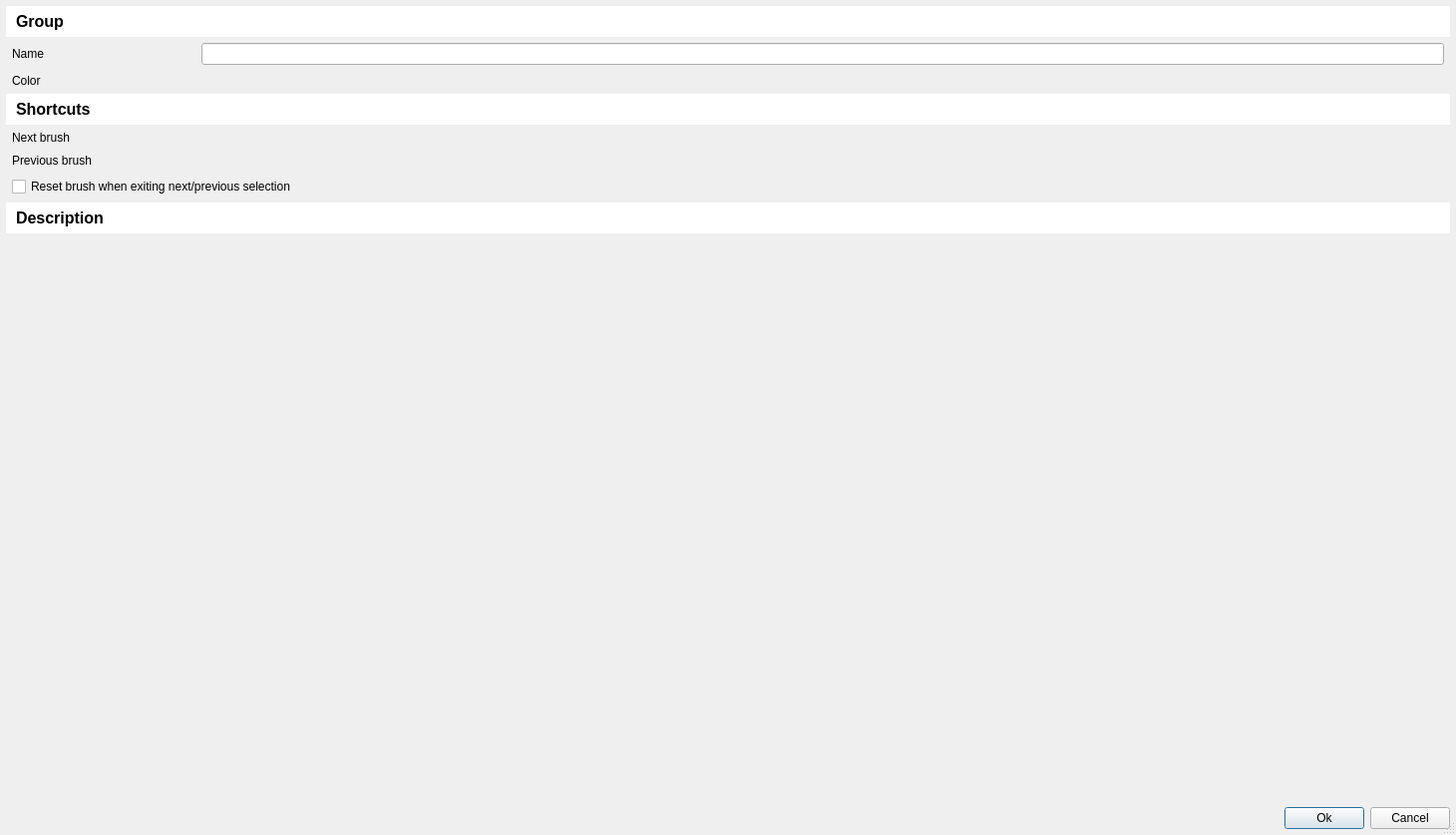
<?xml version="1.0" encoding="UTF-8"?>
<ui version="4.0">
 <class>Dialog</class>
 <widget class="QDialog" name="Dialog">
  <property name="geometry">
   <rect>
    <x>0</x>
    <y>0</y>
    <width>1460</width>
    <height>837</height>
   </rect>
  </property>
  <property name="windowTitle">
   <string>Dialog</string>
  </property>
  <property name="sizeGripEnabled">
   <bool>true</bool>
  </property>
  <property name="modal">
   <bool>true</bool>
  </property>
  <layout class="QVBoxLayout" name="verticalLayout">
   <property name="leftMargin">
    <number>6</number>
   </property>
   <property name="topMargin">
    <number>6</number>
   </property>
   <property name="rightMargin">
    <number>6</number>
   </property>
   <property name="bottomMargin">
    <number>6</number>
   </property>
   <item>
    <widget class="QLabel" name="lblGroupTitle">
     <property name="sizePolicy">
      <sizepolicy hsizetype="Preferred" vsizetype="Maximum">
       <horstretch>0</horstretch>
       <verstretch>0</verstretch>
      </sizepolicy>
     </property>
     <property name="font">
      <font>
       <pointsize>12</pointsize>
       <weight>75</weight>
       <bold>true</bold>
      </font>
     </property>
     <property name="toolTip">
      <string>&lt;html&gt;&lt;head/&gt;&lt;body&gt;&lt;p&gt;Basic group properties&lt;/p&gt;&lt;/body&gt;&lt;/html&gt;</string>
     </property>
     <property name="styleSheet">
      <string notr="true">background-color: palette(light);padding: 6;</string>
     </property>
     <property name="text">
      <string>Group</string>
     </property>
    </widget>
   </item>
   <item>
    <widget class="QWidget" name="widget_4" native="true">
     <property name="minimumSize">
      <size>
       <width>0</width>
       <height>0</height>
      </size>
     </property>
     <layout class="QVBoxLayout" name="verticalLayout_7">
      <property name="leftMargin">
       <number>6</number>
      </property>
      <property name="topMargin">
       <number>0</number>
      </property>
      <property name="rightMargin">
       <number>6</number>
      </property>
      <property name="bottomMargin">
       <number>0</number>
      </property>
      <item>
       <layout class="QGridLayout" name="gridLayout_5">
        <property name="leftMargin">
         <number>0</number>
        </property>
        <property name="rightMargin">
         <number>0</number>
        </property>
        <property name="horizontalSpacing">
         <number>10</number>
        </property>
        <property name="verticalSpacing">
         <number>9</number>
        </property>
        <item row="0" column="1">
         <widget class="QLineEdit" name="leName"/>
        </item>
        <item row="0" column="0">
         <widget class="QLabel" name="label_13">
          <property name="minimumSize">
           <size>
            <width>180</width>
            <height>0</height>
           </size>
          </property>
          <property name="toolTip">
           <string>Define a shortcut to activate/deactivate brush from keyboard</string>
          </property>
          <property name="styleSheet">
           <string notr="true"/>
          </property>
          <property name="text">
           <string>Name</string>
          </property>
         </widget>
        </item>
        <item row="1" column="0">
         <widget class="QLabel" name="label_3">
          <property name="text">
           <string>Color</string>
          </property>
         </widget>
        </item>
        <item row="1" column="1">
         <widget class="WStandardColorSelector" name="wColorIndex" native="true">
          <property name="sizePolicy">
           <sizepolicy hsizetype="Preferred" vsizetype="Minimum">
            <horstretch>0</horstretch>
            <verstretch>0</verstretch>
           </sizepolicy>
          </property>
         </widget>
        </item>
       </layout>
      </item>
     </layout>
    </widget>
   </item>
   <item>
    <widget class="QLabel" name="label_11">
     <property name="sizePolicy">
      <sizepolicy hsizetype="Preferred" vsizetype="Maximum">
       <horstretch>0</horstretch>
       <verstretch>0</verstretch>
      </sizepolicy>
     </property>
     <property name="font">
      <font>
       <pointsize>12</pointsize>
       <weight>75</weight>
       <bold>true</bold>
      </font>
     </property>
     <property name="toolTip">
      <string>&lt;html&gt;&lt;head/&gt;&lt;body&gt;&lt;p&gt;When defined on a group, shortcut allows to cycle to next/previous brushes inside group&lt;/p&gt;&lt;/body&gt;&lt;/html&gt;</string>
     </property>
     <property name="styleSheet">
      <string notr="true">background-color: palette(light);padding: 6;</string>
     </property>
     <property name="text">
      <string>Shortcuts</string>
     </property>
    </widget>
   </item>
   <item>
    <widget class="QWidget" name="widget_3" native="true">
     <property name="minimumSize">
      <size>
       <width>0</width>
       <height>0</height>
      </size>
     </property>
     <layout class="QVBoxLayout" name="verticalLayout_5">
      <property name="leftMargin">
       <number>6</number>
      </property>
      <property name="topMargin">
       <number>0</number>
      </property>
      <property name="rightMargin">
       <number>6</number>
      </property>
      <property name="bottomMargin">
       <number>0</number>
      </property>
      <item>
       <layout class="QGridLayout" name="gridLayout_3">
        <property name="leftMargin">
         <number>0</number>
        </property>
        <property name="rightMargin">
         <number>0</number>
        </property>
        <property name="horizontalSpacing">
         <number>10</number>
        </property>
        <property name="verticalSpacing">
         <number>9</number>
        </property>
        <item row="0" column="0">
         <widget class="QLabel" name="label_10">
          <property name="minimumSize">
           <size>
            <width>180</width>
            <height>0</height>
           </size>
          </property>
          <property name="toolTip">
           <string>&lt;html&gt;&lt;head/&gt;&lt;body&gt;&lt;p&gt;Define a shortcut to activate from keyboard next brush within group&lt;/p&gt;&lt;/body&gt;&lt;/html&gt;</string>
          </property>
          <property name="styleSheet">
           <string notr="true"/>
          </property>
          <property name="text">
           <string>Next brush</string>
          </property>
         </widget>
        </item>
        <item row="1" column="1">
         <widget class="WKeySequenceInput" name="kseShortcutPrevious" native="true">
          <property name="sizePolicy">
           <sizepolicy hsizetype="MinimumExpanding" vsizetype="Preferred">
            <horstretch>0</horstretch>
            <verstretch>0</verstretch>
           </sizepolicy>
          </property>
          <property name="toolTip">
           <string>&lt;html&gt;&lt;head/&gt;&lt;body&gt;&lt;p&gt;Define a shortcut to activate from keyboard previous brush within group&lt;/p&gt;&lt;/body&gt;&lt;/html&gt;</string>
          </property>
         </widget>
        </item>
        <item row="0" column="2" rowspan="2">
         <widget class="QLabel" name="lblShortcutAlreadyUsed">
          <property name="sizePolicy">
           <sizepolicy hsizetype="MinimumExpanding" vsizetype="Preferred">
            <horstretch>2</horstretch>
            <verstretch>0</verstretch>
           </sizepolicy>
          </property>
          <property name="font">
           <font>
            <pointsize>8</pointsize>
           </font>
          </property>
          <property name="text">
           <string/>
          </property>
          <property name="alignment">
           <set>Qt::AlignLeading|Qt::AlignLeft|Qt::AlignTop</set>
          </property>
         </widget>
        </item>
        <item row="1" column="0">
         <widget class="QLabel" name="label_14">
          <property name="toolTip">
           <string>&lt;html&gt;&lt;head/&gt;&lt;body&gt;&lt;p&gt;Define a shortcut to activate from keyboard previous brush within group&lt;/p&gt;&lt;/body&gt;&lt;/html&gt;</string>
          </property>
          <property name="styleSheet">
           <string notr="true"/>
          </property>
          <property name="text">
           <string>Previous brush</string>
          </property>
         </widget>
        </item>
        <item row="0" column="1">
         <widget class="WKeySequenceInput" name="kseShortcutNext" native="true">
          <property name="sizePolicy">
           <sizepolicy hsizetype="MinimumExpanding" vsizetype="Preferred">
            <horstretch>1</horstretch>
            <verstretch>0</verstretch>
           </sizepolicy>
          </property>
          <property name="toolTip">
           <string>&lt;html&gt;&lt;head/&gt;&lt;body&gt;&lt;p&gt;Define a shortcut to activate from keyboard next brush within group&lt;/p&gt;&lt;/body&gt;&lt;/html&gt;</string>
          </property>
         </widget>
        </item>
        <item row="2" column="0" colspan="2">
         <widget class="QCheckBox" name="cbResetWhenExitGroupLoop">
          <property name="toolTip">
           <string>&lt;html&gt;&lt;head/&gt;&lt;body&gt;&lt;p&gt;When using &lt;span style=&quot; font-weight:600;&quot;&gt;Next&lt;/span&gt; and/or &lt;span style=&quot; font-weight:600;&quot;&gt;Previous&lt;/span&gt; shortcuts to activate brushes in group:&lt;/p&gt;&lt;p&gt;- First brush in group is the default brush when &lt;span style=&quot; font-weight:600;&quot;&gt;Next&lt;/span&gt; / &lt;span style=&quot; font-weight:600;&quot;&gt;Previous&lt;/span&gt; brush within group is activated for the first time&lt;/p&gt;&lt;p&gt;- Last selected brush in group is the reference brush for follwing &lt;span style=&quot; font-weight:600;&quot;&gt;Next&lt;/span&gt; / &lt;span style=&quot; font-weight:600;&quot;&gt;Previous&lt;/span&gt; brush activation within group&lt;/p&gt;&lt;p&gt;&lt;br/&gt;&lt;/p&gt;&lt;p&gt;The information is kept &lt;span style=&quot; text-decoration: underline;&quot;&gt;during session&lt;/span&gt;: when brush from group is deselected (unactivate brush, select a brush from an another group, ...), then &lt;span style=&quot; font-weight:600;&quot;&gt;Next&lt;/span&gt; / &lt;span style=&quot; font-weight:600;&quot;&gt;Previous&lt;/span&gt; brush will continue from last selected brush in group.&lt;/p&gt;&lt;p&gt;&lt;br/&gt;&lt;/p&gt;&lt;p&gt;The option &lt;span style=&quot; font-style:italic;&quot;&gt;Reset to first brush when exiting next/previous selection&lt;/span&gt;, if checked, allow to restart from first brush in group after brush from group has been deselected, instead of continue from the last selected one.&lt;/p&gt;&lt;/body&gt;&lt;/html&gt;</string>
          </property>
          <property name="text">
           <string>Reset brush when exiting next/previous selection</string>
          </property>
         </widget>
        </item>
       </layout>
      </item>
     </layout>
    </widget>
   </item>
   <item>
    <widget class="QLabel" name="label_2">
     <property name="sizePolicy">
      <sizepolicy hsizetype="Preferred" vsizetype="Maximum">
       <horstretch>0</horstretch>
       <verstretch>0</verstretch>
      </sizepolicy>
     </property>
     <property name="font">
      <font>
       <pointsize>12</pointsize>
       <weight>75</weight>
       <bold>true</bold>
      </font>
     </property>
     <property name="toolTip">
      <string/>
     </property>
     <property name="styleSheet">
      <string notr="true">background-color: palette(light);padding: 6;</string>
     </property>
     <property name="text">
      <string>Description</string>
     </property>
    </widget>
   </item>
   <item>
    <widget class="WTextEdit" name="wtComments" native="true">
     <property name="sizePolicy">
      <sizepolicy hsizetype="MinimumExpanding" vsizetype="MinimumExpanding">
       <horstretch>0</horstretch>
       <verstretch>0</verstretch>
      </sizepolicy>
     </property>
     <property name="minimumSize">
      <size>
       <width>0</width>
       <height>200</height>
      </size>
     </property>
     <property name="toolTip">
      <string>Free comments!
Use it to keep in mind why the brush has been defined.

Also, first line is used to define action name in Krita's shortcut settings dialog.</string>
     </property>
    </widget>
   </item>
   <item>
    <widget class="QWidget" name="widget_2" native="true">
     <property name="sizePolicy">
      <sizepolicy hsizetype="Preferred" vsizetype="Maximum">
       <horstretch>0</horstretch>
       <verstretch>0</verstretch>
      </sizepolicy>
     </property>
     <layout class="QHBoxLayout" name="horizontalLayout">
      <property name="leftMargin">
       <number>0</number>
      </property>
      <property name="topMargin">
       <number>0</number>
      </property>
      <property name="rightMargin">
       <number>0</number>
      </property>
      <property name="bottomMargin">
       <number>0</number>
      </property>
      <item>
       <spacer name="horizontalSpacer">
        <property name="orientation">
         <enum>Qt::Horizontal</enum>
        </property>
        <property name="sizeHint" stdset="0">
         <size>
          <width>40</width>
          <height>20</height>
         </size>
        </property>
       </spacer>
      </item>
      <item>
       <widget class="QPushButton" name="pbOk">
        <property name="enabled">
         <bool>true</bool>
        </property>
        <property name="text">
         <string>Ok</string>
        </property>
        <property name="icon">
         <iconset theme="dialog-ok">
          <normaloff>../../../../../../../../../../../../../../../../../../../../../../.designer/backup</normaloff>../../../../../../../../../../../../../../../../../../../../../../.designer/backup</iconset>
        </property>
       </widget>
      </item>
      <item>
       <widget class="QPushButton" name="pbCancel">
        <property name="toolTip">
         <string>Close &lt;i&gt;JPEG Export&lt;/i&gt; window</string>
        </property>
        <property name="text">
         <string>Cancel</string>
        </property>
        <property name="icon">
         <iconset theme="dialog-cancel">
          <normaloff>../../../../../../../../../../../../../../../../../../../../../../.designer/backup</normaloff>../../../../../../../../../../../../../../../../../../../../../../.designer/backup</iconset>
        </property>
       </widget>
      </item>
     </layout>
    </widget>
   </item>
  </layout>
 </widget>
 <customwidgets>
  <customwidget>
   <class>WTextEdit</class>
   <extends>QWidget</extends>
   <header>bulibrushswitch.pktk.widgets.wtextedit</header>
   <container>1</container>
  </customwidget>
  <customwidget>
   <class>WKeySequenceInput</class>
   <extends>QWidget</extends>
   <header>bulibrushswitch.pktk.widgets.wkeysequenceinput</header>
   <container>1</container>
  </customwidget>
  <customwidget>
   <class>WStandardColorSelector</class>
   <extends>QWidget</extends>
   <header>bulibrushswitch.pktk.widgets.wstandardcolorselector</header>
   <container>1</container>
  </customwidget>
 </customwidgets>
 <resources>
  <include location="../../pktk/resources/svg/dark_icons.qrc"/>
 </resources>
 <connections/>
</ui>
